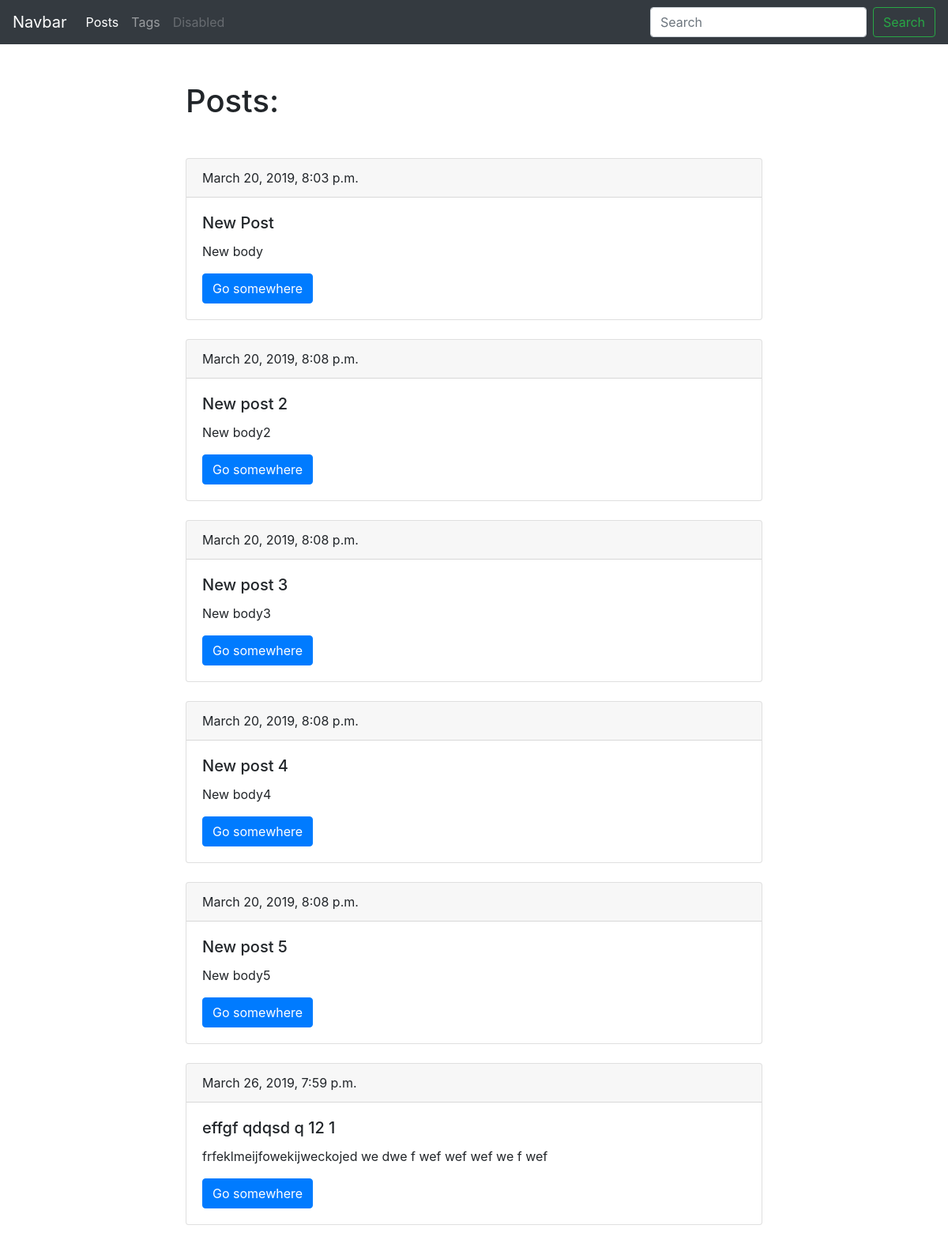
The page /blog/ on the database as committed earlier.
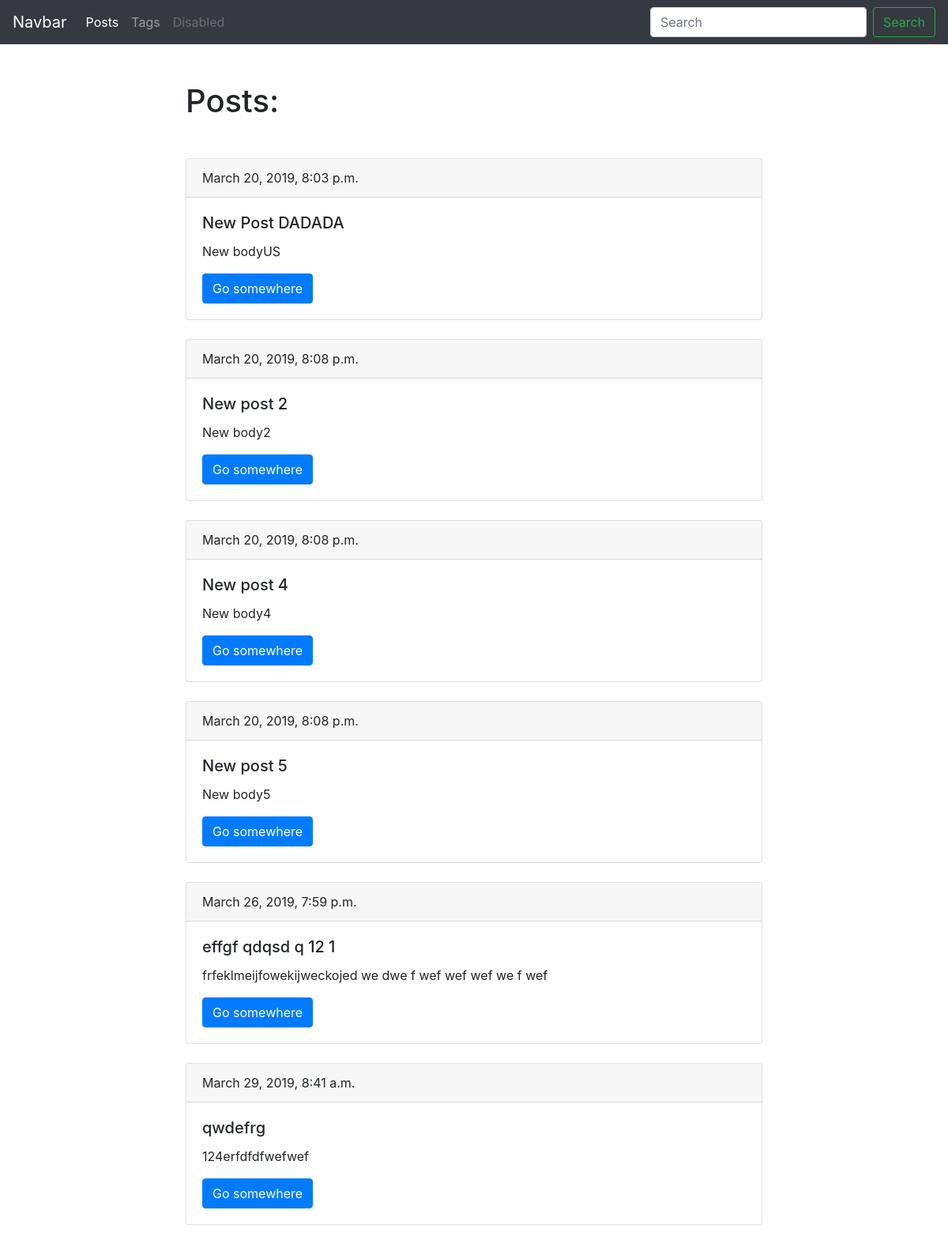
The same page on the database as committed later.
### blog/models.py (models this page shows, shortened)
class Post(models.Model):
    title = models.CharField(max_length=150, db_index=True)
    slug = models.SlugField(max_length=150, blank=True, unique=True)
    tags = models.ManyToManyField('Tag', blank=True, related_name='posts')
    body = models.TextField(blank=True, db_index=True)
    date_pub = models.DateTimeField(auto_now_add=True)
    def get_absolute_url(self):
        return reverse('post_detail_url', kwargs={'slug': self.slug})

### blog/views.py (the view)
# urls.py: path('', posts_list, name='posts_list_url'),
def posts_list(request):
    posts = Post.objects.all()
    return render(request, 'blog/index.html', context={'posts': posts})

### blog/templates/blog/index.html (shortened to what this page needs)
{% extends 'blog/base_blog.html' %}
{% block content %}
    <h1 class="mb-5">Posts:</h1>
    {% for post in posts %}
        <div class="card mb-4">
            <div class="card-header">
                {{ post.date_pub }}
            </div>
            <div class="card-body">
                <h5 class="card-title">{{ post.title }}</h5>
                <p class="card-text">{{ post.body }}</p>
                <a href="{{ post.get_absolute_url }}" class="btn btn-primary">Go somewhere</a>
            </div>
        </div>
    {% endfor %}
{% endblock %}

### blog/templates/blog/base_blog.html (shortened to what this page needs)
{% extends 'base.html' %}

### templates/base.html (shortened to what this page needs)
{% load static %}
<!DOCTYPE html>
<html lang="en">
<head>
    <link rel="stylesheet" href="https://stackpath.bootstrapcdn.com/bootstrap/4.3.1/css/bootstrap.min.css"
>
    <link rel="stylesheet" href="{% static 'css/styles.css' %}">
</head>
<body>
<nav class="navbar navbar-expand-lg navbar-dark bg-dark">
    <a class="navbar-brand" href="#">Navbar</a>
    <div class="collapse navbar-collapse" id="navbarSupportedContent">
        <ul class="navbar-nav mr-auto">
            <li class="nav-item active">
                <a class="nav-link" href="{% url 'posts_list_url' %}">Posts</a>
            </li>
            <li class="nav-item">
                <a class="nav-link" href="{% url 'tags_list_url' %}">Tags</a>
            </li>
            <li class="nav-item">
                <a class="nav-link disabled" href="#" tabindex="-1" aria-disabled="true">Disabled</a>
            </li>
        </ul>
        <form class="form-inline my-2 my-lg-0">
            <input class="form-control mr-sm-2" type="search" placeholder="Search" aria-label="Search">
            <button class="btn btn-outline-success my-2 my-sm-0" type="submit">Search</button>
        </form>
    </div>
</nav>
<div class="container mt-5">
    <div class="row">
        <div class="col-8 offset-md-2">
            {% block content %}{% endblock %}
        </div>
    </div>
</div>
</body>
</html>

Rows that differ between the two databases and show on the page:
removed Post: date_pub "March 20, 2019, 8:08 p.m.", title "New post 3", body "New body3"
changed Post: title "New Post" → "New Post DADADA"; body "New body" → "New bodyUS"
added Post: date_pub "March 29, 2019, 8:41 a.m.", title "qwdefrg", body "124erfdfdfwefwef"
